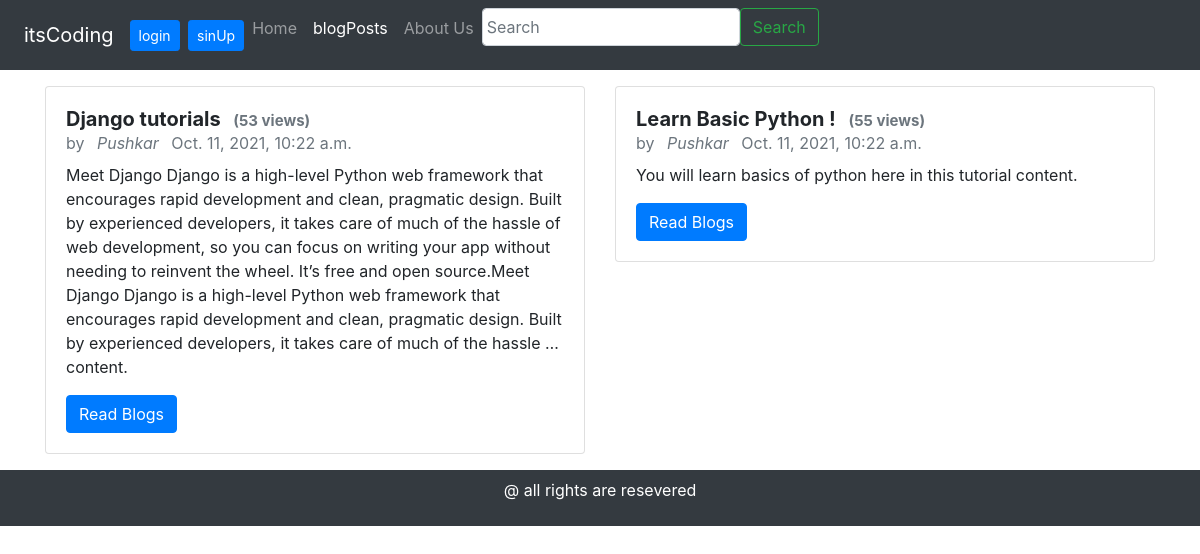
/blog/, run on an earlier commit of the app's database.
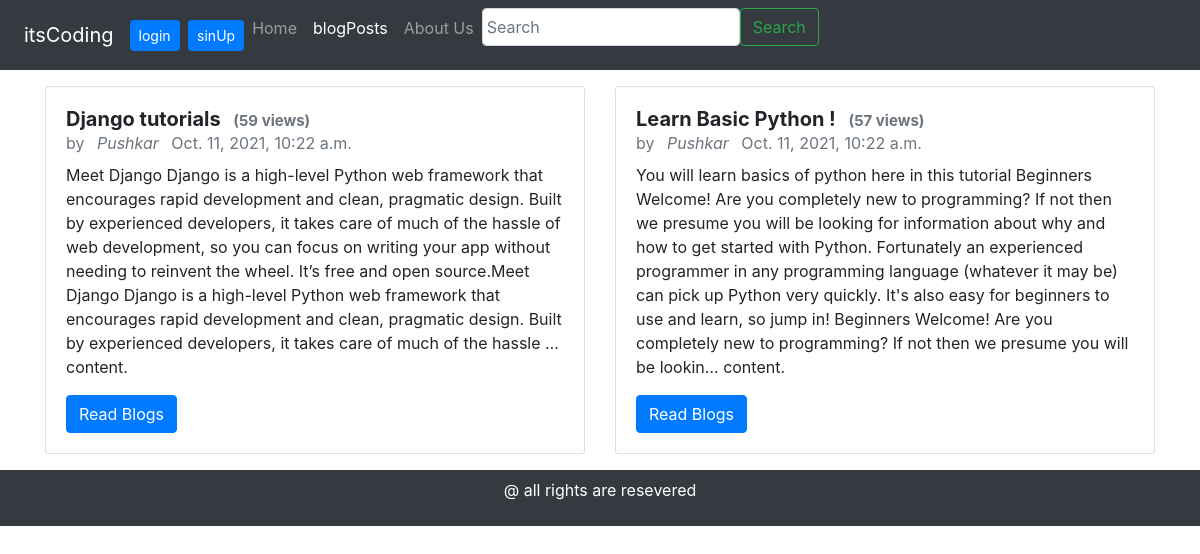
And on a later commit of the database.
### blogPost/models.py (models this page shows, shortened)
class Post(models.Model):
        sno=models.AutoField(primary_key=True)
        tittle=models.CharField(max_length=120)
        author=models.CharField(max_length=120)
        content=models.TextField()
        views=models.IntegerField(default=0)
        timestamp=models.DateTimeField(blank=True)
        slug = models.CharField(max_length = 250, null = True, blank = True)

### blogPost/views.py (the view)
# urls.py: path('',views.index,name="index"),
def index(request):
     post=Post.objects.all()
     dict1={'posts':post}
     return render(request,"blogPost.html",dict1)

### blogPost/templates/blogPost.html
{% extends 'basic.html' %}
{% block blogactive %} active {% endblock %}
{% block body %}
<body>
		<div class="container">
     <div class="row my-2">
     			{% for post in posts %}
						<div class="col-sm-6 my-2">
												<div class="card">
																		<div class="card-body ">
																								<h5 class="card-title mb-0 font-weight-bold ">{{ post.tittle }} <span class="text-muted mb-2 ml-2" style="font-size:15px;">({{post.views}} views)</span> </h5>
																								 <p class="text-muted mb-2"> by <span class="font-italic mx-2"> {{ post.author }}  </span>  {{ post.timestamp }} </p>
																								 <p class="card-text"> {{ post.content | truncatechars:500 }} content.</p>
																								 <a href="{{ post.slug }}" class="btn btn-primary">Read Blogs</a>
																				</div>
														</div>
						 </div>
					{% endfor %}
				</div>
		</div>
</body>
{% endblock %}

What changed in the data, as far as the page shows it:
changed Post "Django tutorials": views "53" → "59"
changed Post "Learn Basic Python !": views "55" → "57"; content "You will learn basics of python here in this tutorial" → "…here in this tutorial Beginners Welcome! Are you completely new to programming? If not then we presume you will be looking for information about why and how to get started with Python. Fortunately an experienced programmer in any programming language (whatever it may be) can pick up Python very quickly. It's also easy for beginners to use and learn, so jump in! Beginners Welcome! Are you completely new to programming? If not then we presume you will be lookin…"
